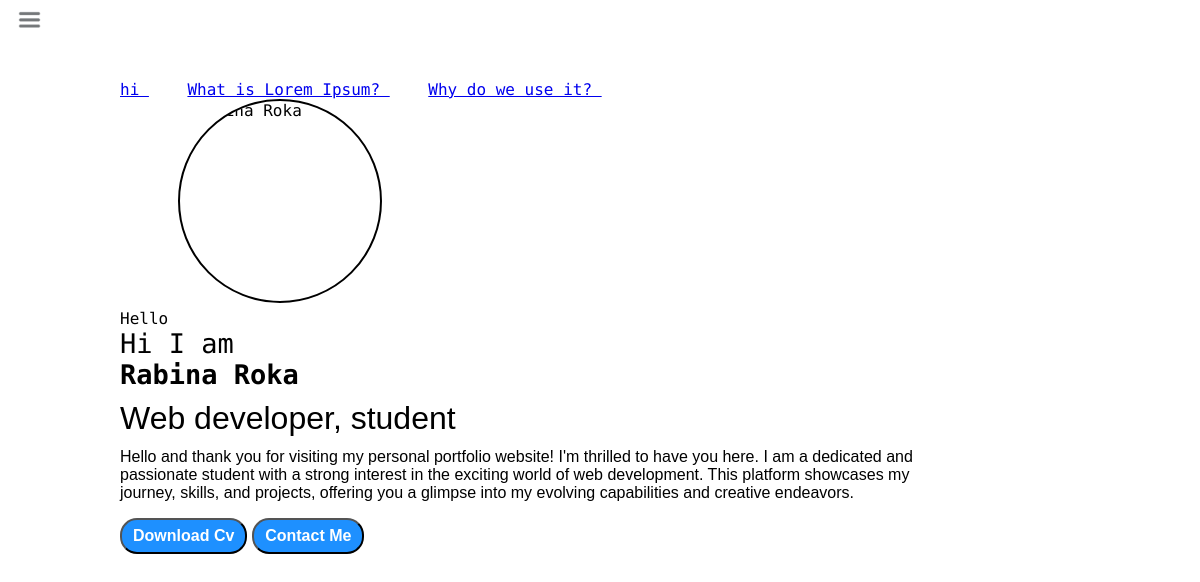
The page / on the database its author committed.
### news/models.py (models this page shows)
class News(models.Model): #making class
    news_title=models.CharField(max_length=100) #making field
    news_desc=HTMLField()
    news_image=models.FileField(upload_to="news/", max_length=250,null=True,default=None)
    news_slug=AutoSlugField(populate_from=  'news_title',unique=True,null=True, default=None)

### firstdjangoproject/views.py (the view)
# urls.py: path('', views.homepage, name='home'),   #using name attributes for URL tags
def homepage(request):
    Subject = 'Testing Mail'
    from_email = 'rokarabina113@gmail.com'
    msg = '<p> Hello<b> Welcome to Rabina World</b></p>'
    to = 'rabinaroka112@gmail.com'
    msg = EmailMultiAlternatives(Subject,msg,from_email,[to])
    msg.content_subtype = 'html'
    msg.send()
    send_mail(
        "Testing Mail",
        "Here is the message.",
        "rokarabina113@gmail.com",
        ["rabinaroka112@gmail.com"],
        fail_silently=False,
    )
    if request.method=="GET":
       output=request.GET.get('output')
       newsData=News.objects.all();
    data={
      'newsData':newsData
    }
    return render(request,"index.html",data)

### templates/index.html (shortened to what this page needs)
<!DOCTYPE html>
<html lang="en">
<head>
    <link rel="stylesheet" href="/static/style.css">
    <link rel="stylesheet" href="/static/https://cdnjs.cloudflare.com/ajax/libs/font-awesome/4.7.0/css/font-awesome.min.css">
</head>
<body>
<div class="container">
    <div class = "main" >
        <div class ='hamburger'>
            <img class="ham" src="/static/hamburger.png" alt="" width = "23">
        </div>
         <div class = "info">
            <div class = "devinfo">
                <div class="profile-picture">
                    <marquee onmouseover="stop()" onmouseout="start()">
                        {% for news in newsData %}
                       <a href="/newsDetails/{{news.news_slug}}"> {{news.news_title}} </a> &nbsp;&nbsp;&nbsp;
                        {% endfor %}
                    </marquee>
                    Hello{{output}}
                    <div class="circle-border">
                    <img src="/static/imgg.jpg" alt="Rabina Roka" class="circle-img">
                </div>
            </div>
             <div class ="hello"> Hi I am</div>
             <div class ="name">Rabina Roka</div>
             <div class = "about"> Web developer, student</div>
             <div class = "learnmore">Hello and thank you for visiting my personal portfolio website! I'm thrilled to have you here. I am a dedicated and passionate student with a strong interest in the exciting world of web development. This platform showcases my journey, skills, and projects, offering you a glimpse into my evolving capabilities and creative endeavors.</div>
             <div class = "buttons">
                <a href="/static/cv.pdf" target="_blank">
                <button class="btn"> Download Cv</button></a>
                <a href="/static//contact.html"> <button class="btn" > Contact Me</button> </a>
             </div>
            </div>
        </div>
    </div>
</div>
</body>
</html>

### static/style.css (style rules this page uses)
* { margin: 0; padding: 0; }
.main { width: 90vw; }
.container { display: flex; }
.info { height: 31vh; width: 70vw; margin: 80px auto; display: flex; justify-content: space-around; font-family: 'popins', sans-serif; }
.circle-border { display: inline-block; border-radius: 50%; overflow: hidden; border: 2px solid #000; width: 200px; height: 200px; margin-bottom: 21px; margin-right: 10vh; }
.circle-img { width: 100; height: 100%; object-fit: cover; }
.devinfo { font-size: 16px; display: flex; justify-content: right; flex-direction: column; font-family: 'Source Code Pro', monospace; }
.hello { font-size: 27px; font-family: 'Source Code Pro', monospace; }
.name { font-size: 27px; font-weight: bold; }
.about { font-size: 2em; margin-top: 10px; font-family:'Fira Sans', sans-serif; }
.learnmore { font: size 2.5em; padding: 11px 0; font-weight: Thin; font-family:'Fira Sans', sans-serif; }
.buttons { margin-top: 5px; font-size: 8px; }
.btn { padding: 7px 11px; border-radius: 17px; color: white; background-color: dodgerblue; font-weight: bold; font-size: 2em; margin: 0 3 px; cursor: pointer; }
.hamburger { position:absolute; cursor: pointer; top: 8px; left: 8px; }
.ham { margin: top 10px; margin-left: 10px; }

### rows shown on the page
News: news_title "hi"
News: news_title "What is Lorem Ipsum?"
News: news_title "Why do we use it?"
